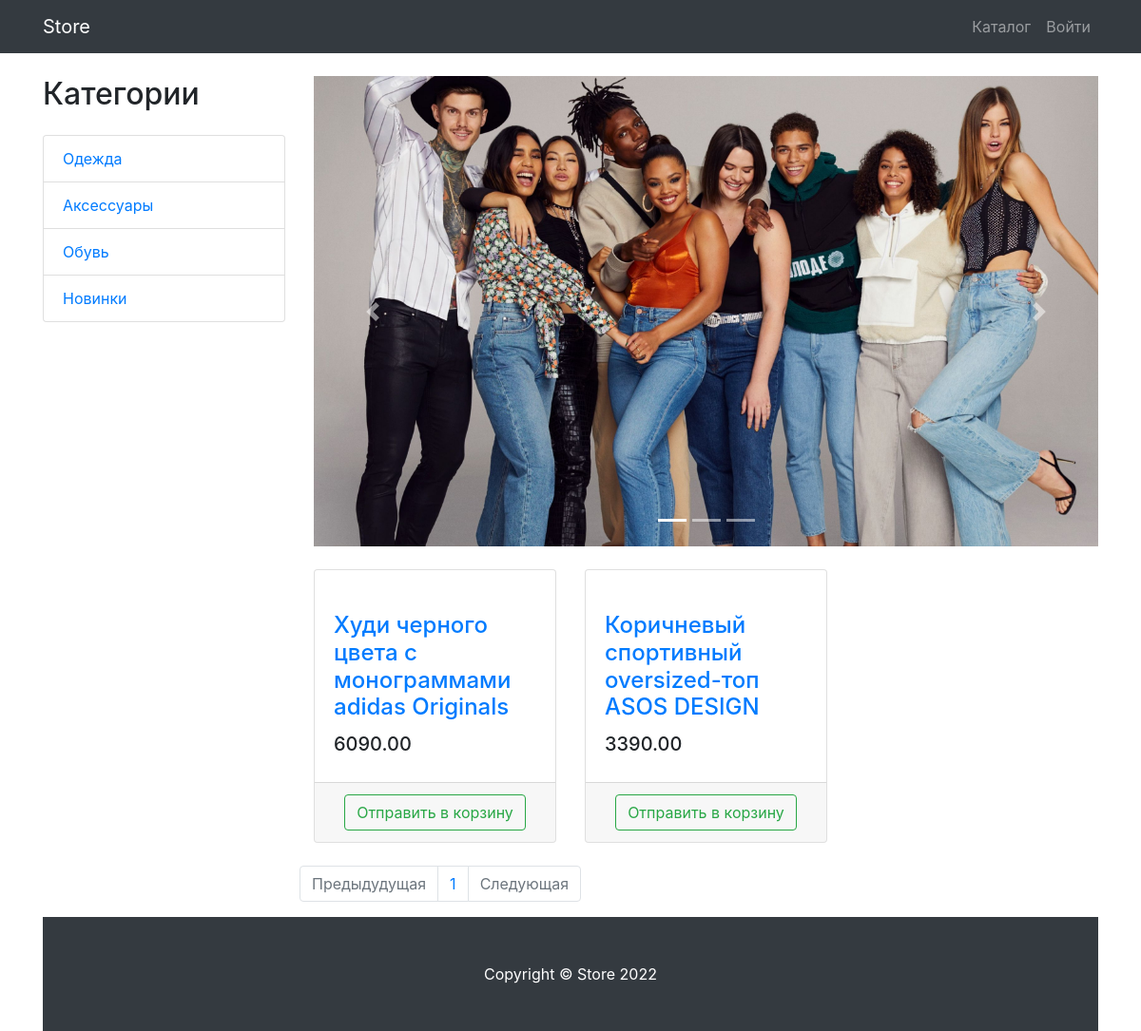
Page /products/category/1/ on the committed database.
### products/models.py (models this page shows, shortened)
class ProductCategory(models.Model):
    name = models.CharField(max_length=128)
    description = models.TextField(null=True, blank=True)
    class Meta:
        verbose_name = 'Категорию'
        verbose_name_plural = 'Категории'

class Product(models.Model):
    name = models.CharField(max_length=256)
    description = models.TextField()
    price = models.DecimalField(max_digits=7, decimal_places=2)
    quantity = models.IntegerField(default=0)
    image = models.ImageField(upload_to='products_images')
    category = models.ForeignKey(to=ProductCategory, on_delete=models.CASCADE)
    class Meta:
        verbose_name = 'Продукт'
        verbose_name_plural = 'Продукты'

### products/views.py (the view)
# urls.py: path('', products, name= 'index'),
def products(request, category_id=None, page_number=1):
    if category_id:
        products = Product.objects.filter(category_id=category_id)
    else:
        products = Product.objects.all()
    paginator = Paginator(products, 3)
    products_paginator = paginator.page(page_number)
    context = {'title': 'Store - Каталог',
               'categories': ProductCategory.objects.all(),
               'products' : products_paginator,
               }
    return render(request, 'products/products.html', context)

### products/templates/products/products.html (shortened to what this page needs)
{% extends 'products/base.html' %}
{% load static %}
{% block css %}
    <link href="{% static '/vendor/css/products.css' %}" rel="stylesheet">
{% endblock%}
{% block content %}
<div class="container">
    <div class="row">
        <div class="col-lg-3">
            <h2 class="my-4">Категории</h2>
            <div class="list-group">
                {% for category in categories %}
                    <a href="{% url 'products:category' category.id %}" class="list-group-item">
                        {{category.name}}
                    </a>
                {% endfor %}
            </div>
        </div>
        <div class="col-lg-9">
            <div id="carouselExampleIndicators" class="carousel slide my-4" data-ride="carousel">
                <ol class="carousel-indicators">
                    <li data-target="#carouselExampleIndicators" data-slide-to="0" class="active"></li>
                    <li data-target="#carouselExampleIndicators" data-slide-to="1"></li>
                    <li data-target="#carouselExampleIndicators" data-slide-to="2"></li>
                </ol>
                <div class="carousel-inner" role="listbox">
                    <div class="carousel-item active">
                        <img class="d-block img-fluid" src="{% static '/vendor/img/slides/slide-1.jpg' %}" alt="First slide">
                    </div>
                </div>
                <a class="carousel-control-prev" href="#carouselExampleIndicators" role="button" data-slide="prev">
                    <span class="carousel-control-prev-icon" aria-hidden="true"></span>
                </a>
                <a class="carousel-control-next" href="#carouselExampleIndicators" role="button" data-slide="next">
                    <span class="carousel-control-next-icon" aria-hidden="true"></span>
                </a>
            </div>
            <div class="row">
                {% for product in products %}
                <div class="col-lg-4 col-md-6 mb-4">
                    <div class="card h-100">
                        <a href="#">
                        </a>
                        <div class="card-body">
                            <h4 class="card-title">
                                <a href="#">{{ product.name }}</a>
                            </h4>
                            <h5>{{ product.price }}</h5>
                        </div>
                        <div class="card-footer text-center">
                            <a class="btn btn-outline-success" href="{% url 'products:basket_add' product.id %}">
                                Отправить в корзину
                            </a>
                        </div>
                    </div>
                </div>
                {% endfor %}
            <nav aria-label="Page navigation example">
                <ul class="pagination justify-content-center">
                    <li class="page-item {% if not products.has_previous %} disabled {% endif %}">
                        <a class="page-link"
                        href="{% if products.has_previous %} {% url 'products:paginator' products.previous_page_number %} {% else %} # {% endif %}"
                        tabindex="-1" aria-disabled="true">Предыдудущая</a>
                    </li>
                    {% for page in products.paginator.page_range %}
                        <li class="page-item"><a class="page-link" href="{% url 'products:paginator' page %}"> {{ page }} </a></li>
                    {% endfor %}
                    <li class="page-item {% if not products.has_next %} disabled {% endif %}">
                        <a class="page-link"
                        href="{% if products.has_next %} {% url 'products:paginator' products.next_page_number %} {% else %} # {% endif %}">Следующая</a>
                    </li>
                </ul>
            </nav>
        </div>
    </div>
</div>
{% endblock %}
{% block footer %}
<footer class="py-5 bg-dark">
    <div class="container">
        <p class="m-0 text-center text-white">Copyright &copy; Store 2022</p>
    </div>
</footer>
{% endblock %}

### rows in the picture
ProductCategory: name "Одежда"
ProductCategory: name "Аксессуары"
ProductCategory: name "Обувь"
ProductCategory: name "Новинки"
Product: name "Худи черного цвета с монограммами adidas Originals", price "6090.00"
Product: name "Коричневый спортивный oversized-топ ASOS DESIGN", price "3390.00"

### other values in the picture
{{ page }} "1"
